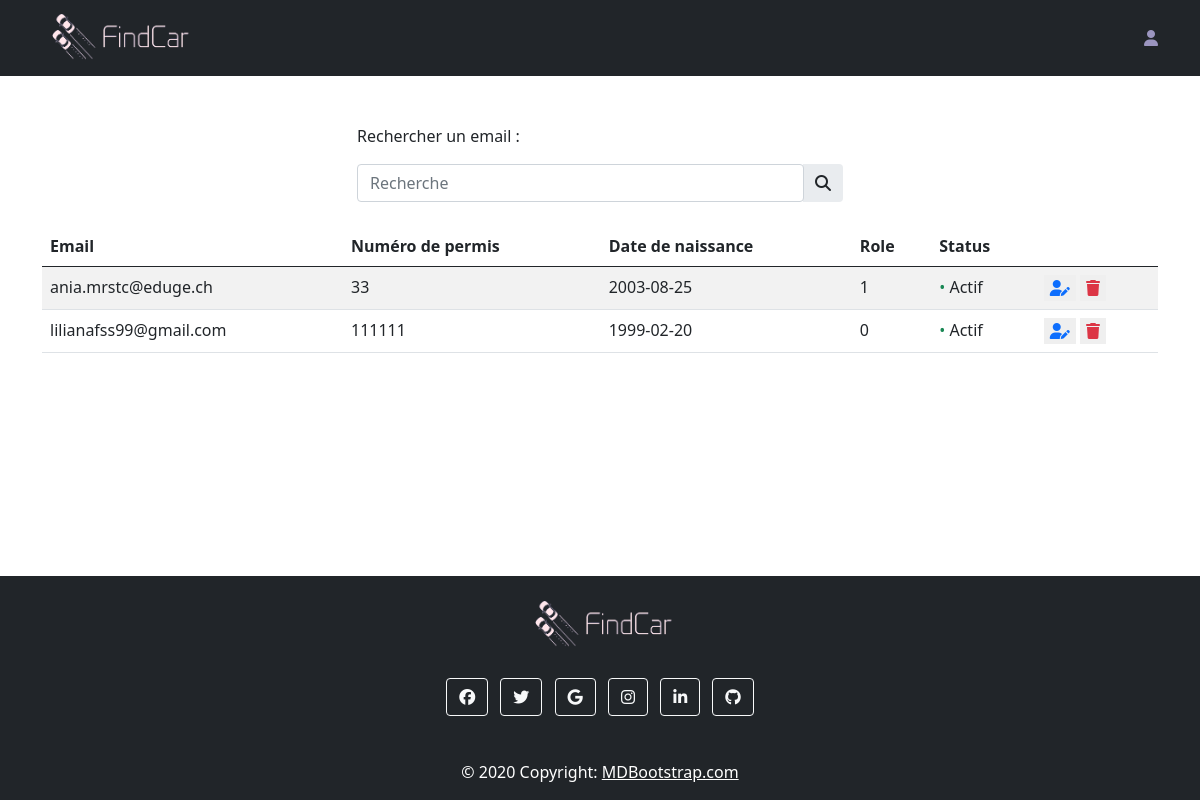
/vue/gestionUtilisateurs.php, run on the app's committed database.
### tables this page shows
CREATE TABLE `Utilisateurs` (
  `IdUtilisateur` int(11) NOT NULL,
  `Email` text NOT NULL,
  `MotDePasse` text NOT NULL,
  `NbPermis` int(100) NOT NULL,
  `Date` date NOT NULL,
  `Actif` varchar(50) NOT NULL,
  `Admin` tinyint(1) NOT NULL
);

### public/model/BDD.php (called while the page is built, shortened)
 <?php
function getConnexion()
{
    static $myDb = null;
    if ($myDb === null) {
        try {
            $myDb = new PDO("mysql:host=" . DB_HOST . ";dbname=" . DB_NAME . ";charset=utf8", DB_USER, DB_PASSWORD);
            $myDb->setAttribute(PDO::ATTR_ERRMODE, PDO::ERRMODE_EXCEPTION);
            $myDb->setAttribute(PDO::ATTR_EMULATE_PREPARES, false);
        } catch (PDOException $e) {
            die("Erreur :" . $e->getMessage());
        }
    }
    return $myDb;
}
function GetUSers()
{
    $myDb = getConnexion();
    $sql = $myDb->prepare("SELECT IdUtilisateur,Email,MotDePasse,NbPermis,Date,Actif,Admin FROM Utilisateurs ");
    $sql->execute();
    return $sql->fetchAll(PDO::FETCH_ASSOC);
}

### public/vue/gestionUtilisateurs.php (the view, shortened to what this page needs)
<?php
require("../model/BDD.php");
require("./navbarFooter.php");
$utilisateurs = GetUSers();
$rechercheUtilisateur = filter_input(INPUT_POST, 'rechercherUtilisateur', FILTER_SANITIZE_SPECIAL_CHARS);
?>
<!DOCTYPE html>
<html lang="en">
<head>
    <link href="https://cdn.jsdelivr.net/npm/bootstrap@5.0.2/dist/css/bootstrap.min.css" rel="stylesheet"
>
    <link href="https://cdn.jsdelivr.net/npm/bootstrap@5.0.0-alpha3/dist/css/bootstrap.min.css" rel="stylesheet">
    <link rel="stylesheet"
        href="https://cdnjs.cloudflare.com/ajax/libs/bootstrap-datepicker/1.9.0/css/bootstrap-datepicker.min.css">
    <link rel="stylesheet" href="https://cdnjs.cloudflare.com/ajax/libs/font-awesome/4.7.0/css/font-awesome.min.css">
</head>
<body>
    <form method="POST">
        <div class="row mt-5">
            <div class="col-md-5 mx-auto">
                <label for="rechercherUtilisateur">Rechercher un email :</label>
                <div class="input-group rounded mt-3 mx-auto">
                    <input type="search" name="rechercherUtilisateur" class="form-control rounded "
                        placeholder="Recherche" aria-label="Search" aria-describedby="search-addon">
                    <span class="input-group-text border-0" id="search-addon">
                        <i class="fas fa-search" aria-hidden="true"></i>
                    </span>
                </div>
            </div>
        </div>
    </form>
    <div class="container-xl mt-4">
        <div class="table-responsive">
            <div class="table-wrapper">
                <table class="table table-striped table-hover">
                    <thead>
                        <tr>
                            <th>Email</th>
                            <th>Numéro de permis </th>
                            <th>Date de naissance</th>
                            <th>Role</th>
                            <th>Status</th>
                            <th></th>
                        </tr>
                    </thead>
                    <tbody>
                        <?php
                        if ($rechercheUtilisateur != "") {
                            $searchUtilisateur = searchUtilisateur($rechercheUtilisateur);
                            if ($searchUtilisateur != null) {
                                foreach ($searchUtilisateur as $utilisateurRecherche) { ?>
                                    <tr>
                                        <td>
                                            <?= $utilisateurRecherche['Email'] ?>
                                        </td>
                                        <td>
                                            <?= $utilisateurRecherche['NbPermis'] ?>
                                        </td>
                                        <td>
                                            <?= $utilisateurRecherche['Date'] ?>
                                        </td>
                                        <td>
                                            <?= $utilisateurRecherche['Admin'] ?>
                                        </td>
                                        <td>
                                            <?php if ($utilisateurRecherche['Actif'] == "Actif") { ?>
                                                <span class="status text-success">&bull;</span>
                                                <?= $utilisateurRecherche['Actif'] ?>
                                            <?php } else { ?>
                                                <span class="status text-danger">&bull;</span>
                                                <?= $utilisateurRecherche['Actif'] ?>
                                            <?php } ?>
                                        </td>
                                        <td>
                                            <form action="#" method="post">
                                                <button type="submit" class="border-0" name="activerDesactiver">
                                                    <i class="fa-solid fa-user-pen text-primary"></i>
                                                </button>
                                                <button class="border-0" type="submit" name="delete">
                                                    <i class="fa-solid fa-trash text-danger"></i>
                                                </button>
                                                <input type="hidden" name="idUtilisateur"
                                                    value="<?= $utilisateurRecherche['IdUtilisateur'] ?>">
                                                <input type="hidden" name="statusUser"
                                                    value="<?= $utilisateurRecherche['Actif'] ?>">
                                            </form>
                                        </td>
                                    </tr>
                                <?php }
                            } else { ?>
                                <p class="rechercheJeu">Aucun resultat</p>
                            <?php }
                        } else if ($rechercheUtilisateur == "") {
                            foreach ($utilisateurs as $utilisateur) { ?>
                                    <tr>
                                        <td>
                                        <?= $utilisateur['Email'] ?>
                                        </td>
                                        <td>
                                        <?= $utilisateur['NbPermis'] ?>
                                        </td>
                                        <td>
                                        <?= $utilisateur['Date'] ?>
                                        </td>
                                        <td>
                                        <?= $utilisateur['Admin'] ?>
                                        </td>
                                        <td>
                                        <?php if ($utilisateur['Actif'] == "Actif") { ?>
                                                <span class="status text-success">&bull;</span>
                                            <?= $utilisateur['Actif'] ?>
                                        <?php } else { ?>
                                                <span class="status text-danger">&bull;</span>
                                            <?= $utilisateur['Actif'] ?>
                                        <?php } ?>
                                        </td>
                                        <td>
                                            <form action="#" method="post">
                                                <button type="submit" class="border-0" name="activerDesactiver">
                                                    <i class="fa-solid fa-user-pen text-primary"></i>
                                                </button>
                                                <button class="border-0" type="submit" name="delete">
                                                    <i class="fa-solid fa-trash text-danger"></i>
                                                </button>
                                            </form>
                                        </td>
                                    </tr>
                            <?php }
                        } ?>
                    </tbody>
                </table>
            </div>
        </div>
    </div>
</body>
</html>

### public/vue/navbarFooter.php (style rules this page uses)
.fa-solid { color: #9B95BF; }
body { position: relative; min-height: 100vh; }

### data on the page
utilisateurs: Email "ania.mrstc@eduge.ch", NbPermis "33", Date "2003-08-25", Admin "1", Actif "Actif"
utilisateurs: Email "lilianafss99@gmail.com", NbPermis "111111", Date "1999-02-20", Admin "0", Actif "Actif"
